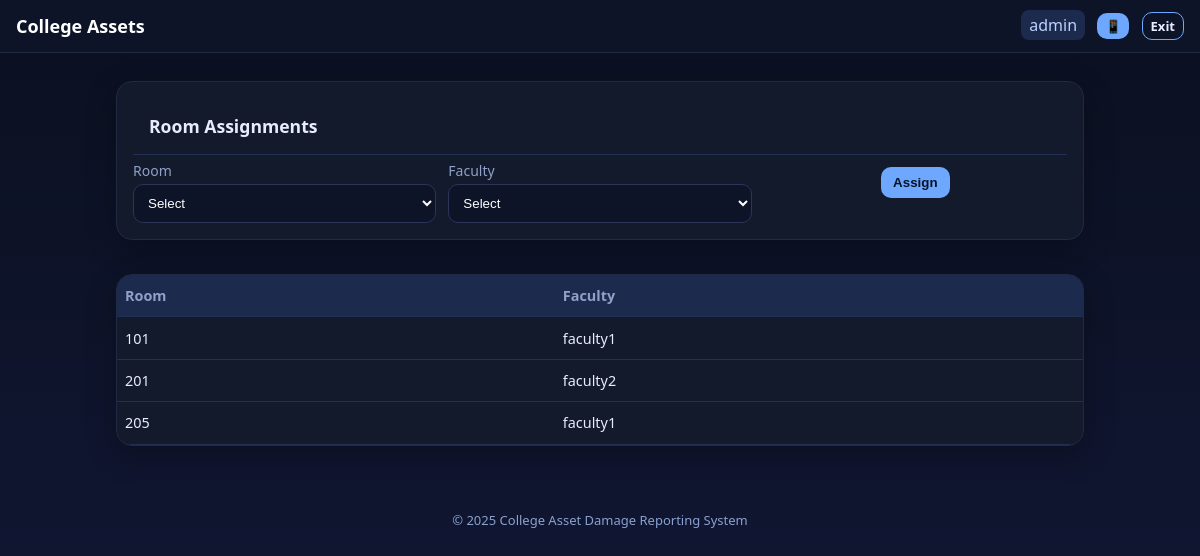
/views/admin/assignments.php (signed in), run on the app's committed database.
### tables this page shows
CREATE TABLE `room_assignments` (
  `id` int(11) NOT NULL,
  `room_id` int(11) NOT NULL,
  `faculty_id` int(11) NOT NULL,
  `assigned_at` timestamp NOT NULL DEFAULT current_timestamp()
);

CREATE TABLE `rooms` (
  `id` int(11) NOT NULL,
  `building` varchar(100) NOT NULL,
  `floor` varchar(50) DEFAULT NULL,
  `room_no` varchar(50) NOT NULL,
  `created_at` timestamp NOT NULL DEFAULT current_timestamp(),
  `room_type` varchar(50) DEFAULT 'classroom',
  `capacity` int(11) DEFAULT NULL,
  `notes` text DEFAULT NULL
);

CREATE TABLE `users` (
  `id` int(11) NOT NULL,
  `name` varchar(120) NOT NULL,
  `register_number` varchar(50) DEFAULT NULL,
  `email` varchar(200) NOT NULL,
  `telegram_chat_id` varchar(50) DEFAULT NULL,
  `password` varchar(255) NOT NULL,
  `role` enum('student','faculty','admin') NOT NULL DEFAULT 'student',
  `is_verified` tinyint(1) NOT NULL DEFAULT 0,
  `created_at` timestamp NOT NULL DEFAULT current_timestamp()
);

### views/admin/assignments.php (the view, shortened to what this page needs)
<?php
require_once __DIR__ . '/../../config/init.php';
$assign = $conn->query("SELECT ra.id, r.building,r.floor,r.room_no, u.name FROM room_assignments ra JOIN rooms r ON r.id=ra.room_id JOIN users u ON u.id=ra.faculty_id ORDER BY r.building, r.room_no");
include __DIR__.'/../partials/header.php';
?>
<div class="card">
  <h3 class="card-title">Room Assignments</h3>
  <form method="post" class="grid cols-3">
    <div><label>Room</label>
      <select class="input" name="room_id" required>
        <option value="">Select</option>
      </select>
    </div>
    <div><label>Faculty</label>
      <select class="input" name="faculty_id" required>
        <option value="">Select</option>
      </select>
    </div>
    <div class="actions" style="text-align: center;">
      <button class="btn">Assign</button>
  </div>
  </form>
</div><br>
<div class="table-card">
  <div class="table-scroll">
    <table class="table">
      <tr><th>Room</th><th>Faculty</th></tr>
      <?php while($a=$assign->fetch_assoc()): ?>
        <tr><td><?= htmlspecialchars($a['room_no']) ?></td><td><?= htmlspecialchars($a['name']) ?></td></tr>
      <?php endwhile; ?>
    </table>
  </div>
</div>
<?php include __DIR__.'/../partials/footer.php'; ?>

### assets/css/style.css (style rules this page uses)
:root { --bg: #0b1020; --card: #131a2b; --text: #e7ecff; --muted: #8fa0c9; --accent: #6ea8fe; --good: #27ae60; --bad: #e74c3c; --warn: #f39c12 }
* { box-sizing: border-box }
body { margin: 0; font-family: system-ui, -apple-system, Segoe UI, Roboto, Ubuntu, 'Helvetica Neue', sans-serif; color: var(--text); background: linear-gradient(180deg, #0b1020, #101631) }
.btn { display: inline-block; padding: 8px 12px; border-radius: 10px; background: var(--accent); color: #071226; border: 0; font-weight: 600 }
.card { background: var(--card); border: 1px solid #1f2a44; border-radius: 16px; padding: 16px; margin: 12px 0; box-shadow: 0 10px 30px rgba(0, 0, 0, .25) }
.grid { display: grid; gap: 12px }
.grid.cols-3 { grid-template-columns: repeat(3, 1fr) }
.table-card { background: var(--card); border-radius: 16px; overflow: hidden; border: 1px solid #1f2a44; margin-bottom: 1rem; box-shadow: 0 10px 30px rgba(0, 0, 0, 0.25) }
.table-scroll { overflow-x: auto; -webkit-overflow-scrolling: touch }
.card-title { padding: 1rem; margin: 0; border-bottom: 1px solid #223153; font-size: 1.1rem; color: var(--text); font-weight: 600 }
.input, .form-control { width: 100%; padding: 10px; border-radius: 10px; border: 1px solid #2a3558; background: #0d1428; color: #fff }
label { display: block; margin: 6px 0 4px; color: var(--muted); font-size: 14px }
.table { width: 100%; border-collapse: collapse }
.table th, .table td { padding: 10px; border-bottom: 1px solid #223153; text-align: left }
.table { min-width: 600px; width: 100%; border-collapse: collapse }
.table th, .table td { padding: 0.7rem 0.5rem; border-bottom: 1px solid #223153; white-space: nowrap; font-size: 0.9rem }
.table th { background: #1c2a4d; font-weight: 600; color: var(--muted) }
.table td { color: var(--text) }
form .actions { margin-top: 12px }

### data on the page
room_assignments: room.room_no "101", faculty.name "faculty1"
room_assignments: room.room_no "201", faculty.name "faculty2"
room_assignments: room.room_no "205", faculty.name "faculty1"

### other printed values
$user['role'] "admin"
